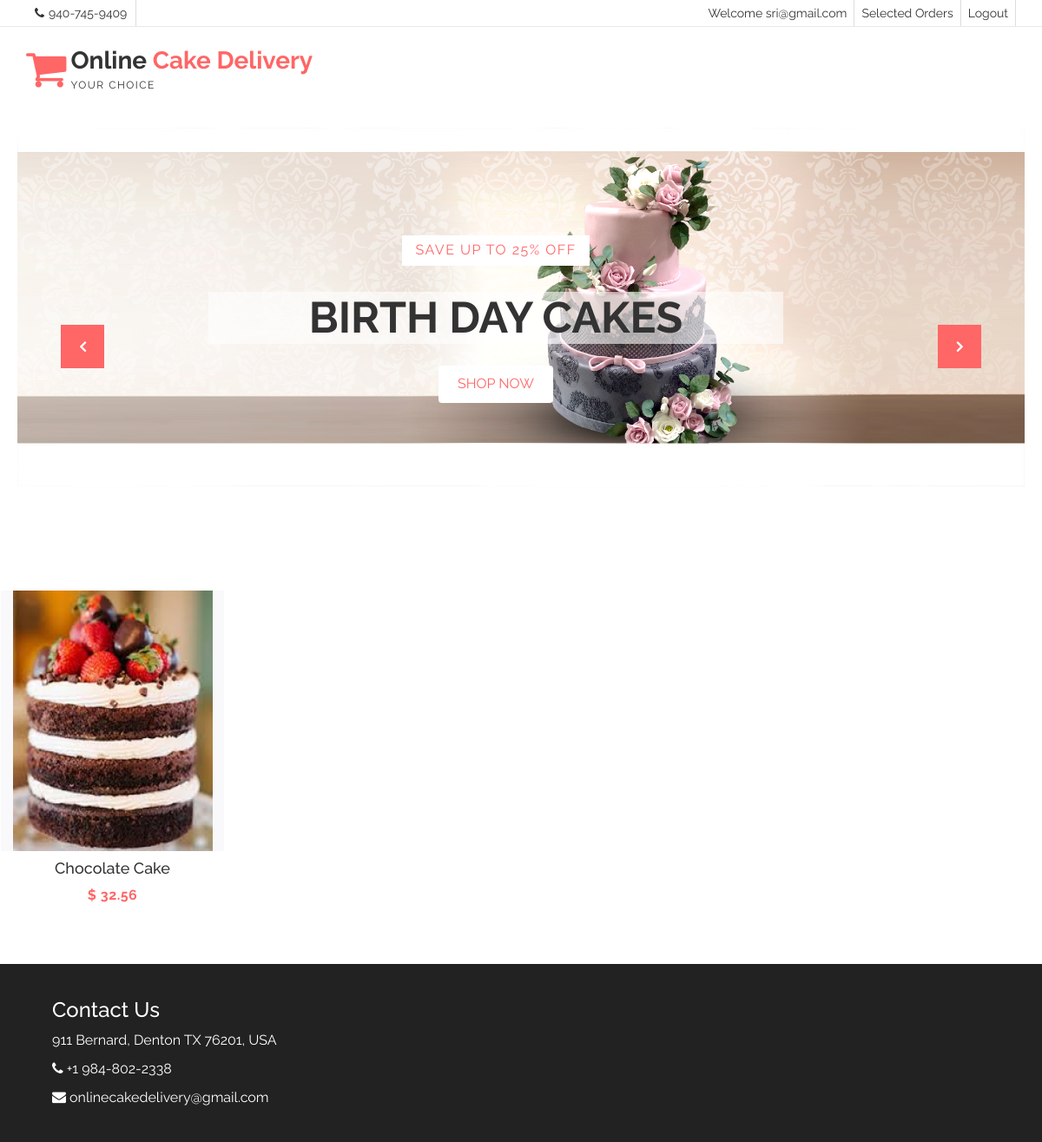
The app's page /index_Customer_logged.php (signed in) with its own data.
### tables this page shows
CREATE TABLE `cake_details` (
  `cakeid` int(11) NOT NULL,
  `cake_name` varchar(20) NOT NULL,
  `cake_details` varchar(40) DEFAULT NULL,
  `cake_ingredients` varchar(40) DEFAULT NULL,
  `cost_item` double NOT NULL,
  `cake_image_path` varchar(40) NOT NULL
);

### src/index_Customer_logged.php (the view, shortened to what this page needs)
<!DOCTYPE html>
<html>
<head>
</head>
<?php
class Customer extends Utils{
	private $cakeId;
	private $cakeName;
	private $cakeCost;
	private $cakeImage;
	public function setCakeId($cakeId){
		$this->cakeId = $cakeId;
	}
	public function setCakeName($cakeName){
		$this->cakeName = $cakeName;
	}
	public function setCakeCost($cakeCost){
		$this->cakeCost = $cakeCost;
	}
	public function setCakeImage($cakeImage){
		$this->cakeImage = $cakeImage;
	}
	function loadCakes(){
		$con = $this->connectToDatabase();
		$sql = " SELECT `cakeid`, `cake_name`, `cake_details`, `cake_ingredients`,
		`cost_item`, `cake_image_path` FROM `cake_details`";
		$result = $con->query( $sql);
		if ($result->num_rows > 0)
		{
			while($row = $result->fetch_assoc())
			{
				$contentToPrint=$this->loadContentToPrint();
				echo $contentToPrint;
			}
		} else{
			echo " <li> No Cakes available. </li>" ;
		}
	}
	function loadContentToPrint(){
		return "<li id=\"content\">
		<figure>
			<a class=\"aa-product-img\" name=\"cakeSelected\" href=\"checkout.php?cakeId=$this->cakeId\">
				<img src =\"img/cakes/$this->cakeImage\" alt = \"$this->cakeName\" width= \"230px\" height= \"300px\" />
			</a>
			<a class=\"aa-add-card-btn\" name=\"cakeSelected\" href=\"checkout.php?cakeId=$this->cakeId\"><span
				class=\"fa fa-shopping-cart\">
			</span>Order</a>
			<figcaption>
				<h4 class=\"aa-product-title\">
					<p>$this->cakeName</p>
				</h4>
				<span class=\"aa-product-price\">$ $this->cakeCost</span>
			</figcaption>
		</figure>
	</li>";
}
}
?>
<body>
	<?php
	$customerObject=new Customer();
	$customerObject->includeHeader();
	?>
	<section id="aa-slider" style="padding: 20px; margin-bottom:30px;" >
		<div class="aa-slider-area">
			<div id="sequence" class="seq" >
				<ul class="seq-canvas">
					<li>
						<div class="seq-model" >
							<img data-seq src="img/slider1/2.png" alt="slide1 img" />
						</div>
						<div class="seq-title">
							<span data-seq>Save Up to 25% Off</span>
							<h2 data-seq>Birth Day Cakes</h2>
							<a data-seq href="#" class="aa-shop-now-btn aa-secondary-btn">SHOP
								NOW</a>
							</div>
						</li>
						</ul>
					</div>
				</div>
			</section>
			<div class="tab-content">
				<div class="tab-pane fade in active">
					<ul class="aa-product-catg">
						<?php
						$customerObject->loadCakes();
						?>
					</ul>
				</div>
			</div>
</body>
</html>

### src/css/theme-color/default-theme.css (style rules this page uses)
h2 { color: #ff6666; }
.aa-secondary-btn { color: #ff6666; }
#aa-slider .aa-slider-area .seq-title span { color: #ff6666; }
.aa-product-catg li .aa-product-price { color: #ff6666; }

### src/css/style.css (style rules this page uses)
body { background-color: #ffffff; font-family: "Raleway", sans-serif; color: #333333; font-size: 16px; overflow-x: hidden; }
ul { padding: 0; margin: 0; list-style: none; }
a { text-decoration: none; color: #333333; }
h1, h2, h3, h4, h5, h6 { font-family: "Raleway", sans-serif; }
h2 { font-size: 30px; font-weight: 700; line-height: 40px; margin: 0; padding-bottom: 10px; }
img { border: none; }
.aa-secondary-btn { background-color: #fff; font-size: 16px; padding: 10px 22px; margin-top: 10px; display: inline-block; -webkit-border-radius: 4px; -moz-border-radius: 4px; -ms--border-radius: 4px; border-radius: 4px; -webkit-transition: 0.5s; -moz-transition: 0.5s; -ms-transition: 0.5s; -o-transition: 0.5s; transition: 0.5s; }
#aa-slider { float: left; display: inline; width: 100%; }
#aa-slider .aa-slider-area { display: inline; float: left; width: 100%; }
#aa-slider .aa-slider-area .seq-title { left: 19%; margin-right: 0; position: absolute; top: 30%; width: 57%; text-align: center; }
#aa-slider .aa-slider-area .seq-title span { background-color: #fff; display: inline-block; padding: 6px 15px; text-transform: uppercase; letter-spacing: 1.5px; margin-bottom: 10px; }
#aa-slider .aa-slider-area .seq-title h2 { background-color: rgba(255, 255, 255, 0.6); color: #333; display: inline-block; float: none; font-family: "Raleway",sans-serif; font-size: 50px; font-weight: bold; margin-top: 20px; padding-bottom: 10px; padding-top: 10px; text-align: center; text-transform: uppercase; width: 100%; }
#aa-slider .aa-slider-area .seq-title .aa-shop-now-btn { margin-top: 25px; }
#aa-slider .slick-slide img { max-width: 100%; min-width: 100%; }
.aa-product-catg { margin-left: -54px; }
.aa-product-catg li { display: block; float: left; height: 380px; text-align: center; margin: 0 0 20px 55px; width: 20.5%; position: relative; overflow: hidden; }
.aa-product-catg li figure { position: relative; height: 300px; }
.aa-product-catg li figure .aa-product-img { background-color: #f9f9fb; display: block; -webkit-transition: all 0.5s; -moz-transition: all 0.5s; -ms-transition: all 0.5s; -o-transition: all 0.5s; transition: all 0.5s; }
.aa-product-catg li .aa-product-title { color: #333; margin-bottom: 5px; }
.aa-product-catg li .aa-product-price { font-weight: bold; letter-spacing: 0.5px; font-size: 16px; }

### records on screen
cake_details: cake_image_path (picture), cake_name "Chocolate Cake", cost_item "32.56"

### other values on screen
$_SESSION["userEmail"] "sri@gmail.com"
